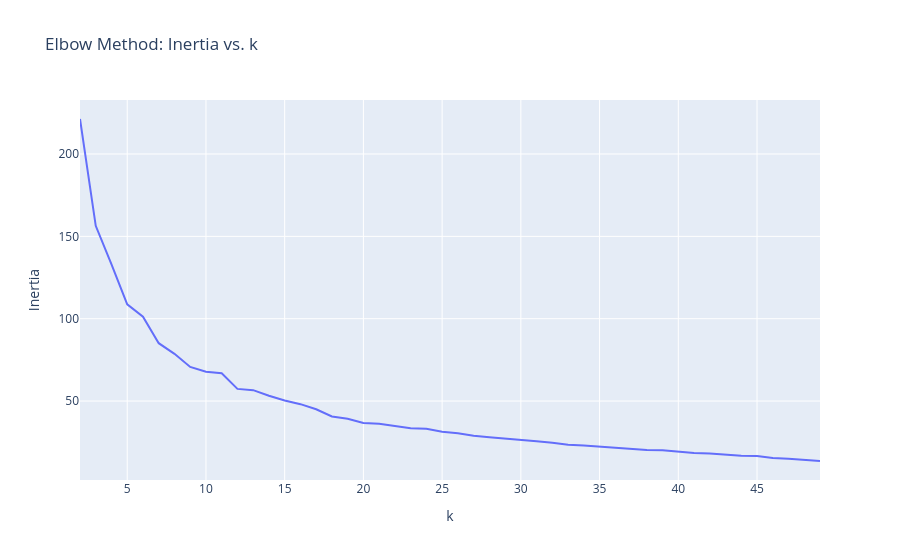

The notebook cell saved with this chart:
### Markdown cell above
## 2. Choosing the Number of Clusters (k)

Before running K-Means, we ran k from 2 to 50 and plotted inertia
(intra-cluster sum of squared euclidean distances) against k to find an "elbow," or
the point of diminishing returns from adding more clusters. This identified
**k = 7** as a good balance.

### Code cell
subcat_frame = df[subcats]
inertias = []
ks = range(2, 50)
for k_val in ks:
    km_temp = KMeans(n_clusters=k_val, n_init='auto', random_state=2028)
    km_temp.fit(subcat_frame)
    inertias.append(km_temp.inertia_)

fig = go.Figure()
fig.add_trace(go.Scatter(x=list(ks), y=inertias))
fig.update_layout(title="Elbow Method: Inertia vs. k", xaxis_title="k", yaxis_title="Inertia")
fig.show()

### Figure 1 — Plotly figure (JSON) as saved in the notebook; plotly's stock layout.template omitted (floating-point values rounded to 4 significant figures)
{"data": [{"type": "scatter", "x": [2, 3, 4, 5, 6, 7, 8, 9, 10, 11, 12, 13, 14, 15, 16, 17, 18, 19, 20, 21, 22, 23, 24, 25, 26, 27, 28, 29, 30, 31, 32, 33, 34, 35, 36, 37, 38, 39, 40, 41, 42, 43, 44, 45, 46, 47, 48, 49], "y": [221.2, 156.4, 133.0, 108.8, 101.2, 85.14, 78.68, 70.72, 67.83, 66.94, 57.41, 56.62, 53.22, 50.32, 48.13, 45.04, 40.65, 39.32, 36.72, 36.17, 34.9, 33.47, 33.13, 31.41, 30.51, 29.02, 28.06, 27.34, 26.53, 25.54, 24.7, 23.56, 23.06, 22.37, 22.01, 21.07, 20.36, 20.12, 19.2, 18.45, 18.17, 17.38, 16.76, 16.61, 15.42, 15.0, 14.41, 13.62]}], "layout": {"title": {"text": "Elbow Method: Inertia vs. k"}, "xaxis": {"title": {"text": "k"}}, "yaxis": {"title": {"text": "Inertia"}}}}
